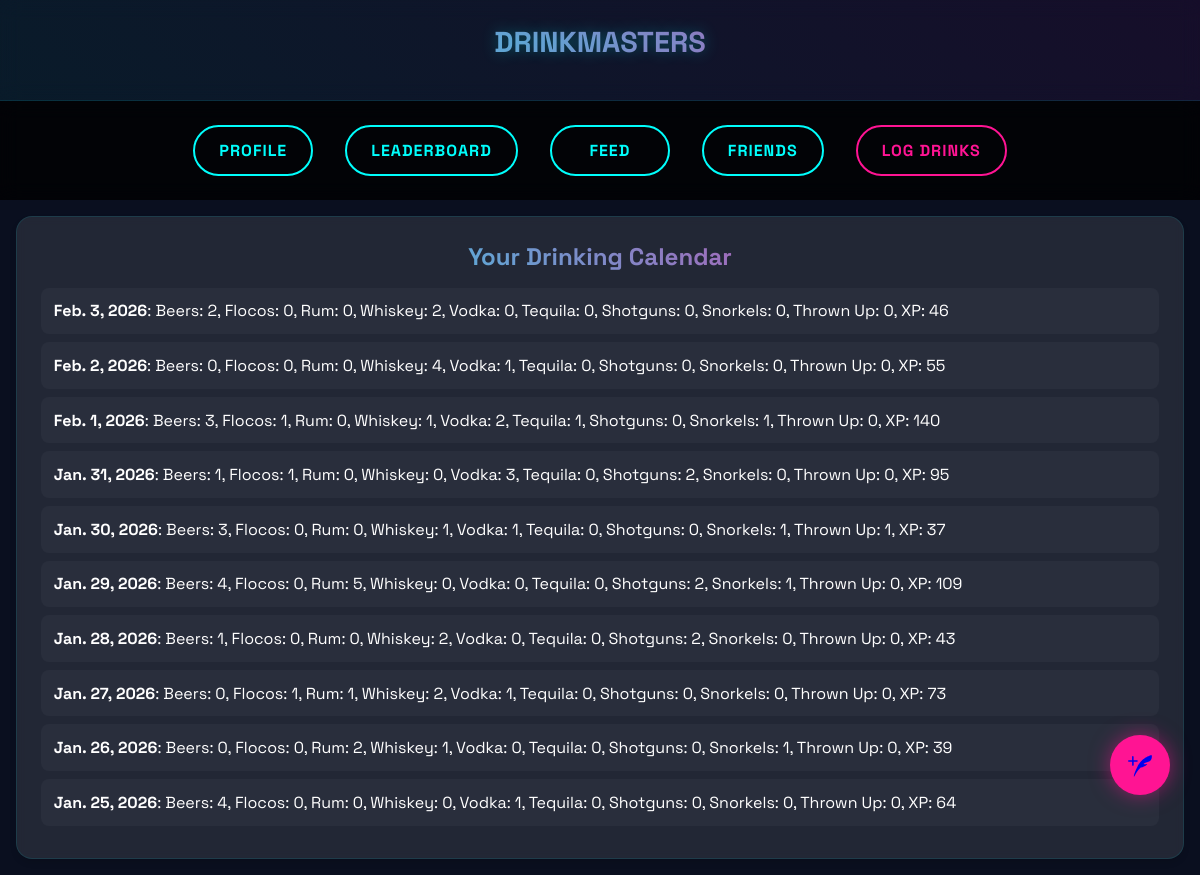
The app's page /accounts/daily_log_calendar/ (signed in) with its own data.
### accounts/models.py (models this page shows, shortened)
class DailyLog(models.Model):
    profile = models.ForeignKey(Profile, on_delete=models.CASCADE, related_name="daily_logs")
    date = models.DateField(help_text="Log date (3 AM to 3 AM)", default=current_log_date)
    beer = models.PositiveIntegerField(default=0)
    floco = models.PositiveIntegerField(default=0)
    rum = models.PositiveIntegerField(default=0)
    whiskey = models.PositiveIntegerField(default=0)
    vodka = models.PositiveIntegerField(default=0)
    tequila = models.PositiveIntegerField(default=0)
    shotguns = models.PositiveIntegerField(default=0)
    snorkels = models.PositiveIntegerField(default=0)
    thrown_up = models.PositiveIntegerField(default=0)
    xp = models.IntegerField(default=0)
    class Meta:
        unique_together = ("profile", "date")
        ordering = ['-date']

### accounts/views.py (the view)
# urls.py: path('daily_log_calendar/', views.daily_log_calendar, name='daily_log_calendar'),
@login_required
def daily_log_calendar(request):
    profile = get_object_or_404(Profile, user=request.user)
    logs = profile.daily_logs.all()
    return render(request, "accounts/daily_log_calendar.html", {"logs": logs})

### accounts/templates/accounts/daily_log_calendar.html (shortened to what this page needs)
{% extends 'base.html' %}
{% block content %}
<div class="glass-card">
    <h2 class="gradient-text" style="text-align: center;">Your Drinking Calendar</h2>
    {% if logs %}
        <ul style="list-style: none; padding: 0;">
            {% for log in logs %}
                <li style="padding: 0.8rem; background: rgba(255,255,255,0.03); border-radius: 8px; margin-bottom: 0.5rem;">
                    <strong>{{ log.date }}</strong>:
                    Beers: {{ log.beer }}, Flocos: {{ log.floco }}, Rum: {{ log.rum }},
                    Whiskey: {{ log.whiskey }}, Vodka: {{ log.vodka }}, Tequila: {{ log.tequila }},
                    Shotguns: {{ log.shotguns }}, Snorkels: {{ log.snorkels }}, Thrown Up: {{ log.thrown_up }},
                    XP: {{ log.xp }}
                </li>
            {% endfor %}
        </ul>
    {% else %}
        <p>No logs available for your drinking history.</p>
    {% endif %}
    </div>
{% endblock %}

### accounts/templates/base.html (style rules this page uses)
:root { --neon-cyan: #00fefc; --hot-pink: #ff1493; --deep-space: #0a0f1f; --void: #000; --glass-white: rgba(255, 255, 255, 0.1); --glass-border: rgba(0, 254, 252, 0.1); }
* { margin: 0; padding: 0; box-sizing: border-box; font-family: 'Space Grotesk', sans-serif; }
body { background: var(--deep-space); color: white; min-height: 100vh; padding-bottom: 80px; }
.glass-card { background: var(--glass-white); border-radius: 16px; padding: 1.5rem; margin: 1rem; border: 1px solid var(--glass-border); backdrop-filter: blur(5px); transition: transform 0.3s ease, box-shadow 0.3s ease; box-shadow: 0 4px 6px rgba(0, 0, 0, 0.1); }
.gradient-text { background: linear-gradient(45deg, var(--neon-cyan), var(--hot-pink)); -webkit-background-clip: text; background-clip: text; -webkit-text-fill-color: transparent; }
h1, h2, h3 { margin-bottom: 1rem; }
@media (min-width: 768px) { body { padding-bottom: 0; } }

### records on screen
DailyLog: date "Feb. 3, 2026", beer "2", floco "0", rum "0", whiskey "2", vodka "0", tequila "0", shotguns "0", snorkels "0", thrown_up "0", xp "46"
DailyLog: date "Feb. 2, 2026", beer "0", floco "0", rum "0", whiskey "4", vodka "1", tequila "0", shotguns "0", snorkels "0", thrown_up "0", xp "55"
DailyLog: date "Feb. 1, 2026", beer "3", floco "1", rum "0", whiskey "1", vodka "2", tequila "1", shotguns "0", snorkels "1", thrown_up "0", xp "140"
DailyLog: date "Jan. 31, 2026", beer "1", floco "1", rum "0", whiskey "0", vodka "3", tequila "0", shotguns "2", snorkels "0", thrown_up "0", xp "95"
DailyLog: date "Jan. 30, 2026", beer "3", floco "0", rum "0", whiskey "1", vodka "1", tequila "0", shotguns "0", snorkels "1", thrown_up "1", xp "37"
DailyLog: date "Jan. 29, 2026", beer "4", floco "0", rum "5", whiskey "0", vodka "0", tequila "0", shotguns "2", snorkels "1", thrown_up "0", xp "109"
DailyLog: date "Jan. 28, 2026", beer "1", floco "0", rum "0", whiskey "2", vodka "0", tequila "0", shotguns "2", snorkels "0", thrown_up "0", xp "43"
DailyLog: date "Jan. 27, 2026", beer "0", floco "1", rum "1", whiskey "2", vodka "1", tequila "0", shotguns "0", snorkels "0", thrown_up "0", xp "73"
DailyLog: date "Jan. 26, 2026", beer "0", floco "0", rum "2", whiskey "1", vodka "0", tequila "0", shotguns "0", snorkels "1", thrown_up "0", xp "39"
DailyLog: date "Jan. 25, 2026", beer "4", floco "0", rum "0", whiskey "0", vodka "1", tequila "0", shotguns "0", snorkels "0", thrown_up "0", xp "64"
